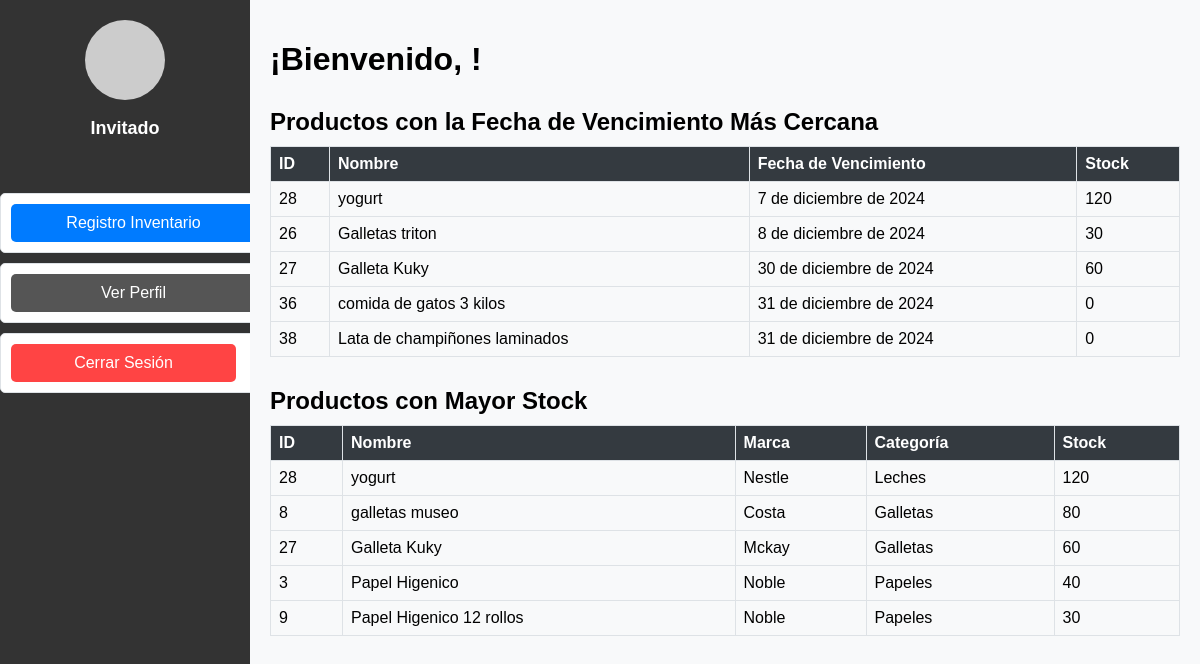
The app's page /adminpage/, older data.
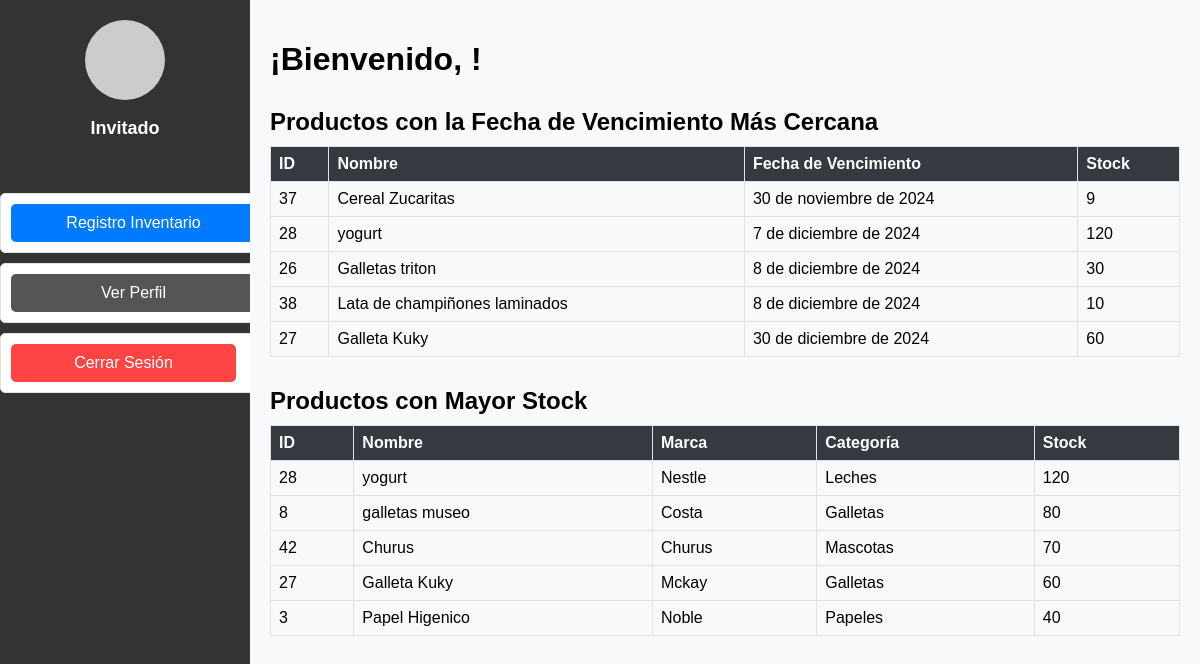
The same page, newer data.
### pagina/models.py (models this page shows, shortened)
class Producto(models.Model):
    nombre = models.CharField(max_length=100)
    precio = models.DecimalField(max_digits=10, decimal_places=4)
    stock = models.IntegerField()
    descripcion = models.TextField()
    marca = models.ForeignKey(Marca, on_delete=models.CASCADE)
    categoria = models.ForeignKey(Categoria, null=True, blank=True, on_delete=models.SET_NULL)
    fecha_vencimiento = models.DateField(default=timezone.now)

class Marca(models.Model):
    nombre = models.CharField(max_length=100)
    def __str__(self):
        return self.nombre

class Categoria(models.Model):
    nombre = models.CharField(max_length=100)
    def __str__(self):
        return self.nombre

### pagina/views.py (the view)
# urls.py: path('adminpage/', adminpage, name='adminpage'),
def adminpage(request):
    productos_mayor_stock = Producto.objects.order_by('-stock')[:5]
    productos_vencimiento = Producto.objects.filter(
        fecha_vencimiento__gte=now()
    ).order_by('fecha_vencimiento')[:5]
    return render(request, 'adminpage.html', {
        'productos_mayor_stock': productos_mayor_stock,
        'productos_vencimiento': productos_vencimiento,
    })

### pagina/templates/adminpage.html (shortened to what this page needs)
<!DOCTYPE html>
<html lang="es">
<head>
    {% load static %}
    <link rel="stylesheet" href="{% static '/css/adminstyle.css' %}">
    <link rel="stylesheet" href="{% static 'css/lateral.css' %}">
</head>
<body>
    <div class="sidebar">
        <div class="perfil">
            <div class="perfil-imagen"></div>
            <p>
                {% if user.is_authenticated %}
                    {{ user.username }}
                {% else %}
                    Invitado
                {% endif %}
            </p>
        </div>
        <ul>
            <li><a href="{% url 'vendedor' %}" class="active">Registro Inventario</a></li>
            <li><a href="{% url 'verPerfil' %}" class="btn btn-primary w-100">Ver Perfil</a></li>
            <li>
                <form action="{% url 'logout' %}" method="post">
                    <button type="submit" class="btn btn-danger w-100">Cerrar Sesión</button>
                </form>
            </li>
        </ul>
    </div>
    <div class="main-content">
        <h1>¡Bienvenido, {{ user.username }}!</h1>
        <div class="section">
            <h2>Productos con la Fecha de Vencimiento Más Cercana</h2>
            <table id="productos-vencimiento-table">
                <thead>
                    <tr>
                        <th>ID</th>
                        <th>Nombre</th>
                        <th>Fecha de Vencimiento</th>
                        <th>Stock</th>
                    </tr>
                </thead>
                <tbody>
                    {% for producto in productos_vencimiento %}
                        <tr>
                            <td>{{ producto.id }}</td>
                            <td>{{ producto.nombre }}</td>
                            <td>{{ producto.fecha_vencimiento }}</td>
                            <td>{{ producto.stock }}</td>
                        </tr>
                    {% empty %}
                        <tr>
                            <td colspan="4">No hay productos con fecha de vencimiento cercana.</td>
                        </tr>
                    {% endfor %}
                </tbody>
            </table>
        </div>
        <div class="section">
            <h2>Productos con Mayor Stock</h2>
            <table id="productos-stock-table">
                <thead>
                    <tr>
                        <th>ID</th>
                        <th>Nombre</th>
                        <th>Marca</th>
                        <th>Categoría</th>
                        <th>Stock</th>
                    </tr>
                </thead>
                <tbody>
                    {% for producto in productos_mayor_stock %}
                        <tr>
                            <td>{{ producto.id }}</td>
                            <td>{{ producto.nombre }}</td>
                            <td>{{ producto.marca }}</td>
                            <td>{{ producto.categoria }}</td>
                            <td>{{ producto.stock }}</td>
                        </tr>
                    {% empty %}
                        <tr>
                            <td colspan="5">No hay productos con alto stock.</td>
                        </tr>
                    {% endfor %}
                </tbody>
            </table>
        </div>
    </div>
</body>
</html>

Row changes from the older to the newer data that the page shows:
no longer on this page (row edited): Producto: id "36", nombre "comida de gatos 3 kilos", fecha_vencimiento "31 de diciembre de 2024", stock "0", shown under "Productos con la Fecha de Vencimiento Más Cercana"
no longer on this page (row unchanged): Producto: id "9", nombre "Papel Higenico 12 rollos", marca "Noble", categoria "Papeles", stock "30", shown under "Productos con Mayor Stock"
now on this page (row edited): Producto: id "37", nombre "Cereal Zucaritas", fecha_vencimiento "30 de noviembre de 2024", stock "9", shown under "Productos con la Fecha de Vencimiento Más Cercana"
changed Producto "Lata de champiñones laminados": fecha_vencimiento "31 de diciembre de 2024" → "8 de diciembre de 2024"; stock "0" → "10"; moves up the list
now on this page (row edited): Producto: id "42", nombre "Churus", marca "Churus", categoria "Mascotas", stock "70", shown under "Productos con Mayor Stock"
